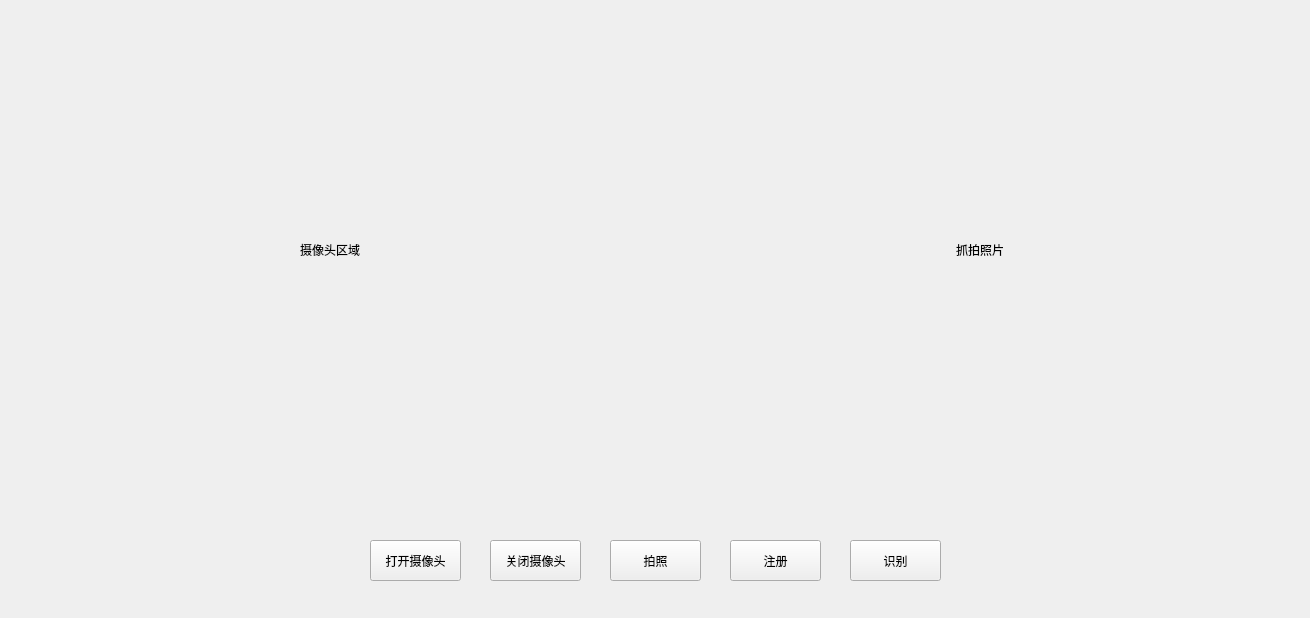
<?xml version="1.0" encoding="UTF-8"?>
<ui version="4.0">
 <class>CameraWidget</class>
 <widget class="QWidget" name="CameraWidget">
  <property name="geometry">
   <rect>
    <x>0</x>
    <y>0</y>
    <width>1310</width>
    <height>618</height>
   </rect>
  </property>
  <property name="windowTitle">
   <string>CameraWidget</string>
  </property>
  <widget class="QLabel" name="label_cam">
   <property name="geometry">
    <rect>
     <x>10</x>
     <y>10</y>
     <width>640</width>
     <height>480</height>
    </rect>
   </property>
   <property name="lineWidth">
    <number>1</number>
   </property>
   <property name="text">
    <string>摄像头区域</string>
   </property>
   <property name="alignment">
    <set>Qt::AlignCenter</set>
   </property>
  </widget>
  <widget class="QLabel" name="label_pic">
   <property name="geometry">
    <rect>
     <x>660</x>
     <y>10</y>
     <width>640</width>
     <height>480</height>
    </rect>
   </property>
   <property name="text">
    <string>抓拍照片</string>
   </property>
   <property name="alignment">
    <set>Qt::AlignCenter</set>
   </property>
  </widget>
  <widget class="QPushButton" name="button_openCam">
   <property name="geometry">
    <rect>
     <x>370</x>
     <y>540</y>
     <width>91</width>
     <height>41</height>
    </rect>
   </property>
   <property name="text">
    <string>打开摄像头</string>
   </property>
  </widget>
  <widget class="QPushButton" name="button_takPic">
   <property name="geometry">
    <rect>
     <x>610</x>
     <y>540</y>
     <width>91</width>
     <height>41</height>
    </rect>
   </property>
   <property name="text">
    <string>拍照</string>
   </property>
  </widget>
  <widget class="QPushButton" name="button_closeCam">
   <property name="geometry">
    <rect>
     <x>490</x>
     <y>540</y>
     <width>91</width>
     <height>41</height>
    </rect>
   </property>
   <property name="text">
    <string>关闭摄像头</string>
   </property>
  </widget>
  <widget class="QPushButton" name="button_regist">
   <property name="geometry">
    <rect>
     <x>730</x>
     <y>540</y>
     <width>91</width>
     <height>41</height>
    </rect>
   </property>
   <property name="text">
    <string>注册</string>
   </property>
  </widget>
  <widget class="QPushButton" name="button_detect">
   <property name="geometry">
    <rect>
     <x>850</x>
     <y>540</y>
     <width>91</width>
     <height>41</height>
    </rect>
   </property>
   <property name="text">
    <string>识别</string>
   </property>
  </widget>
 </widget>
 <layoutdefault spacing="6" margin="11"/>
 <resources/>
 <connections/>
</ui>
